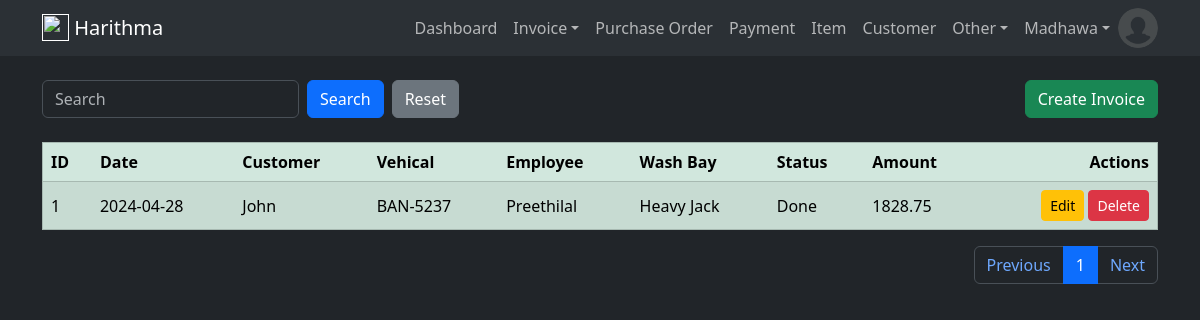
The app's page /invoice/head (signed in) with its own data.
### harithmapos/models.py (models this page shows, shortened)
class User(db.Model, UserMixin):
    id = db.Column(db.Integer, primary_key=True)
    email = db.Column(db.String(120), unique=True, nullable=False)
    name = db.Column(db.String(50), nullable=False)
    image = db.Column(db.String(20), default='default.jpg')
    password = db.Column(db.String(60), nullable=False)
    ui_theme = db.Column(db.String(5), default='light')
    create_dttm = db.Column(db.DateTime, nullable=False, default=datetime.utcnow)
    update_dttm = db.Column(db.DateTime, nullable=False, default=datetime.utcnow)

class InvoiceHead(db.Model):
    id =  db.Column(db.Integer, primary_key=True)
    customer_id = db.Column(db.Integer, db.ForeignKey('customer.id'), nullable=False)
    vehical_id = db.Column(db.Integer, db.ForeignKey('vehical.id'), nullable=False)
    washbay_id = db.Column(db.Integer, db.ForeignKey('wash_bay.id'), nullable=False)
    employee_id = db.Column(db.Integer, db.ForeignKey('employee.id'), nullable=False)
    current_milage = db.Column(db.Numeric(18,0))
    next_milage = db.Column(db.Numeric(18,0))
    service_status = db.Column(db.Integer, default=0)
    total_cost = db.Column(db.Numeric(10,2), default=0)
    total_price = db.Column(db.Numeric(10,2), default=0)
    discount_pct = db.Column(db.Numeric(10,2), default=0)
    gross_price = db.Column(db.Numeric(10,2), default=0)
    payment_method = db.Column(db.String(10))
    paid_amount = db.Column(db.Numeric(10,2), default=0)
    remaining_amount = db.Column(db.Numeric(10,2))
    last_payment_date = db.Column(db.Date())
    created_dttm = db.Column(db.DateTime, nullable=False, default=datetime.utcnow)
    update_dttm = db.Column(db.DateTime, nullable=False, default=datetime.utcnow)
    invoice_details = db.relationship('InvoiceDetail', backref='invoice', lazy=True)
    payments = db.relationship('Payment', backref='invoice', lazy=True)
    @hybrid_property
    def service_status_str(self):
        return config.SERVICE_STATUS_LIST[int(self.service_status)]
    @hybrid_property
    def is_in_bay(self):
        return self.service_status in [1, 2, 3]

class Customer(db.Model):
    id = db.Column(db.Integer, primary_key=True)
    name = db.Column(db.String(100), nullable=False)
    contact = db.Column(db.String(10))
    address = db.Column(db.String(255))
    email = db.Column(db.String(150))
    create_dttm = db.Column(db.DateTime, nullable=False, default=datetime.utcnow)
    update_dttm = db.Column(db.DateTime, nullable=False, default=datetime.utcnow)
    vehicals = db.relationship('Vehical', backref='owner', lazy=True)
    invoices = db.relationship('InvoiceHead', backref='customer', lazy=True)
    item_invoices = db.relationship('ItemInvoiceHead', backref='customer', lazy=True)
    payments = db.relationship('Payment', backref='customer', lazy=True)

class Vehical(db.Model):
    id = db.Column(db.Integer, primary_key=True)
    number = db.Column(db.String(8), nullable=False)
    make = db.Column(db.String(20))
    model = db.Column(db.String(20))
    year = db.Column(db.String(4))
    create_dttm = db.Column(db.DateTime, nullable=False, default=datetime.utcnow)
    update_dttm = db.Column(db.DateTime, nullable=False, default=datetime.utcnow)
    owner_id = db.Column(db.Integer, db.ForeignKey('customer.id'), nullable=False)
    invoices = db.relationship('InvoiceHead', backref='vehical', lazy=True)

class Employee(db.Model):
    id = db.Column(db.Integer, primary_key=True)
    name = db.Column(db.String(100), nullable=False)
    contact = db.Column(db.String(10))
    address = db.Column(db.String(255))
    designation = db.Column(db.String(40))
    joined_date = db.Column(db.Date())
    wage = db.Column(db.Numeric(10,2))
    create_dttm = db.Column(db.DateTime, nullable=False, default=datetime.utcnow)
    update_dttm = db.Column(db.DateTime, nullable=False, default=datetime.utcnow)
    invoices = db.relationship('InvoiceHead', backref='employee', lazy=True)
    payments = db.relationship('Payment', backref='employee', lazy=True)

class WashBay(db.Model):
    id = db.Column(db.Integer, primary_key=True)
    name = db.Column(db.String(50), nullable=False)
    remarks = db.Column(db.String(255))
    capacity = db.Column(db.Numeric(10,2))
    create_dttm = db.Column(db.DateTime, nullable=False, default=datetime.utcnow)
    invoices = db.relationship('InvoiceHead', backref='washbay', lazy=True)

### harithmapos/views/invoice/routes.py (the view)
@invoice_blueprint.route("/invoice/head", methods=['GET', 'POST'])
@login_required
def invoice_head():
    invoice_head_create_form = InvoiceHeadCreateForm()
    invoice_head_update_form = InvoiceHeadUpdateForm()
    vehicals = Vehical.query.all()
    employees = Employee.query.all()
    washbays = WashBay.query.all()
    per_page = 20
    page = request.args.get('page',1,type=int)
    query = request.args.get("query",None)
    if query:
        invoice_heads = InvoiceHead.query.order_by(InvoiceHead.update_dttm.desc()).filter(InvoiceHead.customer_id.icontains(query)).paginate(page=page, per_page=per_page)
    else:
        invoice_heads = InvoiceHead.query.order_by(InvoiceHead.update_dttm.desc()).paginate(page=page, per_page=per_page)
    return render_template(
        'invoice/head.html',
        title='InvoiceHead',
        invoice_head_create_form=invoice_head_create_form,
        invoice_head_update_form=invoice_head_update_form,
        invoice_heads=invoice_heads,
        vehicals=vehicals,
        employees=employees,
        washbays=washbays,
        query=query
    )

### harithmapos/views/invoice/forms.py
class InvoiceHeadCreateForm(FlaskForm):
    vehical = StringField("Vehical", validators=[DataRequired()])
    employee = StringField("Employee", validators=[DataRequired()])
    washbay = StringField("Wash Bay", validators=[DataRequired()])
    current_milage = IntegerField("Milage")
    submit = SubmitField('Create Invoice')

class InvoiceHeadUpdateForm(FlaskForm):
    vehical = StringField("Vehical", validators=[DataRequired()])
    employee = StringField("Employee", validators=[DataRequired()])
    washbay = StringField("Wash Bay", validators=[DataRequired()])
    current_milage = IntegerField("Current Milage", validators=[Optional()])
    next_milage = IntegerField("Next Milage", validators=[Optional()])
    service_status = RadioField("Status", choices=config.SERVICE_STATUS_FORM_LIST)
    total_cost = DecimalField("Total Cost", places=2, validators=[Optional()])
    total_price = DecimalField("Total Price", places=2, validators=[Optional()])
    discount_pct = DecimalField("Discount Percentage", places=2, validators=[Optional()])
    gross_price = DecimalField("Gross Price", places=2, validators=[Optional()])
    payment_method = SelectField("Payment Method", choices=config.PAYMENT_METHOD_FORM_LIST)
    paid_amount = DecimalField("Paid Amount", places=2, validators=[Optional()])
    update_invoice = SubmitField('Update Invoice')
    complete_invoice = SubmitField('Complete Invoice')
    cancel_invoice = SubmitField('Cancel Invoice')

### harithmapos/models.py (called while the page is built)
@login_manager.user_loader
def load_user(user_id):
    return User.query.get(int(user_id))

### harithmapos/templates/invoice/head.html (shortened to what this page needs)
{% extends 'layout/base.html' %}
{% block body %}
    <div class="container mt-4">
        <div class="row">
            <div class="col d-flex justify-content-between align-items-center">
                <form class="mb-0 d-flex" action="" method="GET" autocomplete="off">
                    <input type="text" class="form-control me-2" name="query" id="query" placeholder="{{ query if query else 'Search'}}">
                    <input type="submit" value="Search" class="btn btn-primary me-2" name="">
                    <a href="{{ url_for('invoice_blueprint.invoice_head') }}"><input type="submit" value="Reset" class="btn btn-secondary" ></a>
                </form>
                <button type="button" class="btn btn-success align-right" data-bs-toggle="modal" data-bs-target="#insert_modal">Create Invoice</button>
            </div>
        </div>
    </div>
    <div class="container mt-4">
        <table class="table table-success table-striped table-hover" border="1">
            <thead class="thread-dark">
                <tr>
                    <th scope="col">ID</th>
                    <th scope="col">Date</th>
                    <th scope="col">Customer</th>
                    <th scope="col">Vehical</th>
                    <th scope="col">Employee</th>
                    <th scope="col">Wash Bay</th>
                    <th scope="col">Status</th>
                    <th scope="col">Amount</th>
                    <th scope="col" style="text-align: right" >Actions</th>
                </tr>
            </thead>
            <tbody id="results">
                {% for invoice_head in invoice_heads.items %}
                    <tr>
                        <td class="align-middle"  scope="row">{{invoice_head.id}}</td>
                        <td class="align-middle">{{invoice_head.created_dttm.date()}}</td>
                        <td class="align-middle">{{invoice_head.customer.name}}</td>
                        <td class="align-middle">{{invoice_head.vehical.number}}</td>
                        <td class="align-middle">{{invoice_head.employee.name}}</td>
                        <td class="align-middle">{{invoice_head.washbay.name}}</td>
                        <td class="align-middle">{{invoice_head.service_status_str}}</td>
                        <td class="align-middle">{{invoice_head.gross_price}}</td>
                        <td class="text-end">
                            <a href="{{ url_for('invoice_blueprint.invoice_head_detail', invoice_head_id=invoice_head.id) }}" class="btn btn-sm btn-warning" >Edit</a>
                            <a href="{{ url_for('invoice_blueprint.delete_invoice_head', invoice_head_id=invoice_head.id) }}" class="btn btn-sm btn-danger" onclick="return confirm('Are you sure to delete?')">Delete</a>
                        </td>
                    </tr>
                {% endfor %}
            </tbody>
        </table>
        <nav aria-label="Page navigation">
            <ul class="pagination justify-content-end">
                <li class="page-item"><a class="page-link" href="{{ url_for('invoice_blueprint.invoice_head', page=invoice_heads.prev_num, query=query) }}">Previous</a></li>
                {% for page_number in invoice_heads.iter_pages(left_edge=1, right_edge=1, left_current=1, right_current=2) %}
                    {% if page_number %}
                        {% if invoice_heads.page == page_number %}
                            <li class="page-item "><a class="page-link active" href="{{ url_for('invoice_blueprint.invoice_head', page=page_number, query=query) }}">{{ page_number }}</a></li>
                        {% else %}
                            <li class="page-item "><a class="page-link" href="{{ url_for('invoice_blueprint.invoice_head', page=page_number, query=query) }}">{{ page_number }}</a></li>
                        {% endif %}
                    {% else %}
                        <li class="page-item "><a class="page-link" href="#">...</a></li>
                    {% endif %}
                {% endfor %}
                <li class="page-item"><a class="page-link" href="{{ url_for('invoice_blueprint.invoice_head', page=invoice_heads.next_num, query=query) }}">Next</a></li>
            </ul>
        </nav>
    </div>
{% endblock %}

### harithmapos/templates/layout/navbar.html (shortened to what this page needs)
<nav class="navbar navbar-expand-lg bg-body-tertiary">
    <div class="container">
        <a href="" class="navbar-brand lead">
            <img src="{{url_for('static', filename='vehical.png')}}" height="27" class="d-inline-block align-text-top">
            <b>Harithma</b>
        </a>
        <div class="collapse navbar-collapse" id="navbarCollapse">
            <ul class="navbar-nav ms-auto">
                {% if current_user.is_authenticated %}
                    <a class="nav-item nav-link" href="{{ url_for('dashboard_blueprint.dashboard') }}">Dashboard</a>
                    <li class="nav-item dropdown">
                        <a class="nav-link dropdown-toggle" href="#" role="button" data-bs-toggle="dropdown" aria-expanded="false">Invoice</a>
                    </li>
                    <a class="nav-item nav-link" href="{{ url_for('purchase_order_blueprint.purchase_order_head') }}">Purchase Order</a>
                    <a class="nav-item nav-link" href="{{ url_for('payment_blueprint.payment') }}">Payment</a>
                    <a class="nav-item nav-link" href="{{ url_for('item_blueprint.item') }}">Item</a>
                    <a class="nav-item nav-link" href="{{ url_for('customer_blueprint.customer') }}">Customer</a>
                    <li class="nav-item dropdown">
                        <a class="nav-link dropdown-toggle" href="#" role="button" data-bs-toggle="dropdown" aria-expanded="false">Other</a>
                    </li>
                    <li class="nav-item dropdown">
                        <a class="nav-link dropdown-toggle" href="#" role="button" data-bs-toggle="dropdown" aria-expanded="false">{{ current_user.name }}</a>
                    </li>
                    <img src="{{ url_for('static', filename='user_images/'+current_user.image) }}" class="rounded-circle" height="40" alt="Avatar" />
                {% else %}
                    <a class="nav-item nav-link" href="{{ url_for('user_blueprint.login') }}">Login</a>
                    <a class="nav-item nav-link" href="{{ url_for('user_blueprint.register') }}">Register</a>
                {% endif %}
            </ul>
        </div>
    </div>
</nav>

### records on screen
User: name "Madhawa", image (placeholder picture)
InvoiceHead: id "1", created_dttm "2024-04-28", customer.name "John", vehical.number "BAN-5237", employee.name "Preethilal", washbay.name "Heavy Jack", service_status_str "Done", gross_price "1828.75"

### other values on screen
{{ page_number }} "1"
